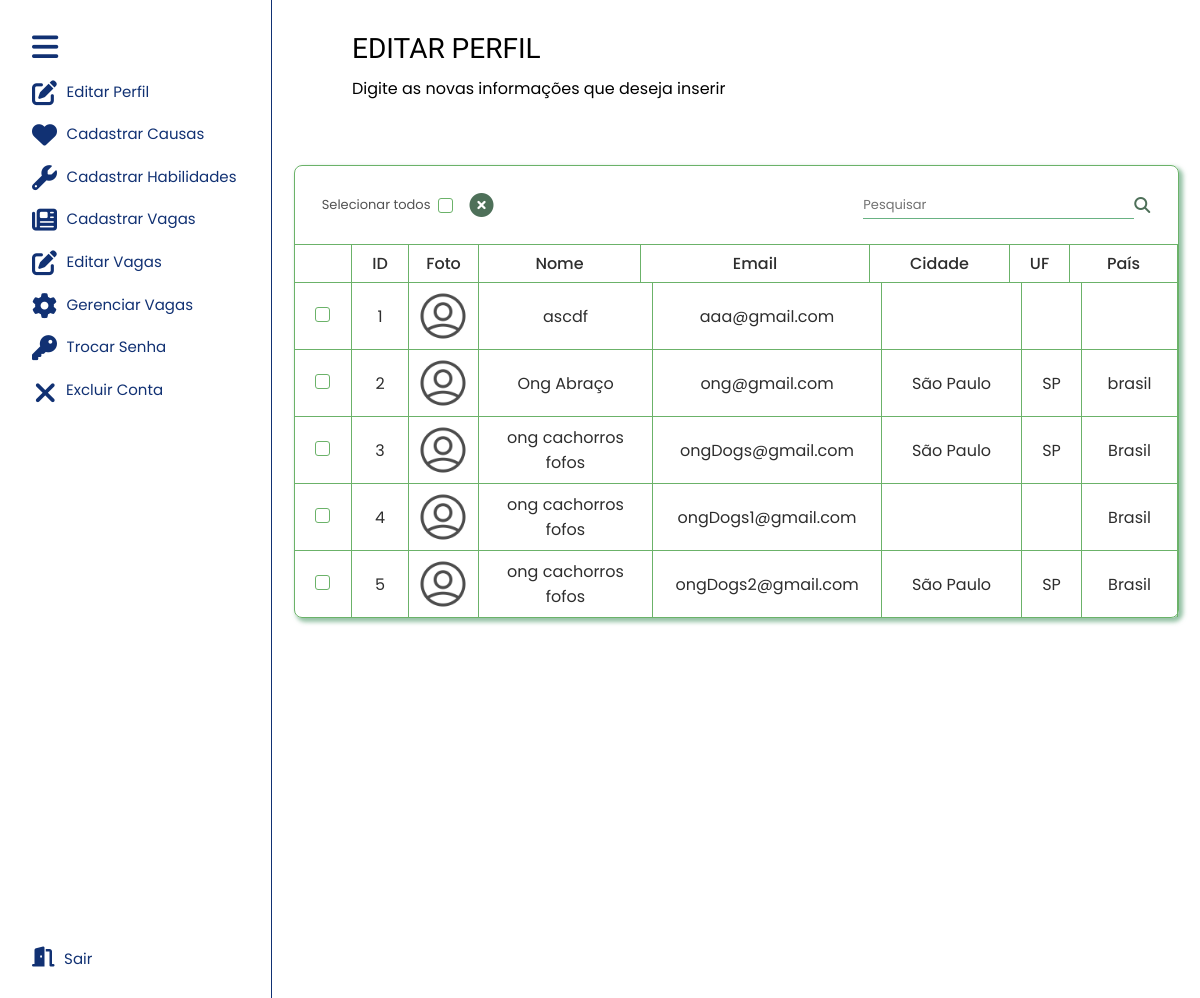
Before: /area-adm/instituicoes-cadastradas.php with the older database file.
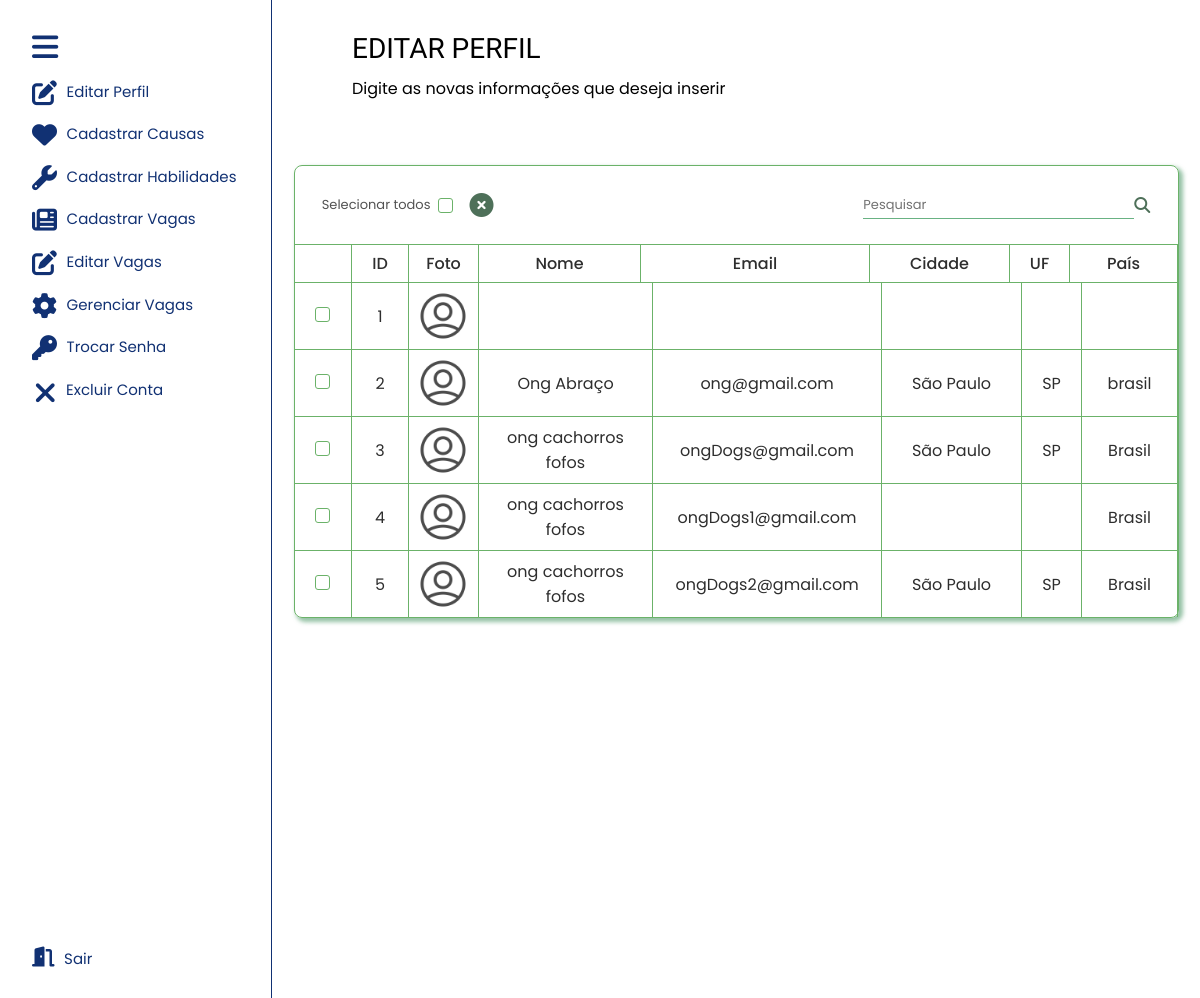
After: the same page with the newer database file.
### tables this page shows
CREATE TABLE `tbinstituicao` (
  `codInstituicao` int(11) NOT NULL,
  `nomeInstituicao` varchar(100) NOT NULL,
  `logInstituicao` varchar(50) NOT NULL,
  `numLogInstituicao` varchar(10) NOT NULL,
  `cepInstituicao` char(9) NOT NULL,
  `compInstituicao` varchar(50) NOT NULL,
  `bairroInstituicao` varchar(40) NOT NULL,
  `cidadeInstituicao` varchar(30) NOT NULL,
  `estadoInstituicao` varchar(100) NOT NULL,
  `paisInstituicao` varchar(100) NOT NULL,
  `emailInstituicao` varchar(30) NOT NULL,
  `cnpjInstituicao` char(18) NOT NULL,
  `senhaInstituicao` varchar(10) NOT NULL,
  `descInstituicao` varchar(60) NOT NULL,
  `fotoInstituicao` varchar(50) NOT NULL
);

### dao/InstituicaoDao.php (called while the page is built, shortened)
<?php
    class InstituicaoDao
    {
        public static function listar()
        {
            $conexao = Conexao::conectar();
            $querySelect = "SELECT codInstituicao, nomeInstituicao, emailInstituicao, cidadeInstituicao, estadoInstituicao, paisInstituicao, fotoInstituicao FROM tbinstituicao";
            $resultado = $conexao->query($querySelect);
            $lista = $resultado->fetchAll();
            return $lista;
        }
    }
?>

### area-adm/instituicoes-cadastradas.php (the view, shortened to what this page needs)
<!DOCTYPE html>
<html lang="pt-br">
<head>
    <link rel="stylesheet" href="https://cdnjs.cloudflare.com/ajax/libs/font-awesome/6.2.0/css/all.min.css" />
    <link rel="stylesheet" href="css/estilo-instituicoes-cadastradas.css">
</head>
<body>
    <nav class="nav-lateral">
        <div class="nav-lateral-sessao-um">
            <i class="fa-solid fa-bars" id="nav-lateral-icon-lista"></i>
            <div class="nav-lateral-box-icon">
                <a href=""> <i class="fa-solid fa-pen-to-square"></i> <span class="nav-lateral-topico"> Editar Perfil
                    </span></a>
            </div>
            <div class="nav-lateral-box-icon">
                <a href=""> <i class="fa-sharp fa-solid fa-heart"></i> <span class="nav-lateral-topico"> Cadastrar
                        Causas </span></a>
            </div>
            <div class="nav-lateral-box-icon">
                <a href=""> <i class="fa-solid fa-wrench"></i> <span class="nav-lateral-topico"> Cadastrar Habilidades
                    </span></a>
            </div>
            <div class="nav-lateral-box-icon">
                <a href=""> <i class="fa-solid fa-newspaper"></i> <span class="nav-lateral-topico"> Cadastrar Vagas
                    </span></a>
            </div>
            <div class="nav-lateral-box-icon">
                <a href=""> <i class="fa-solid fa-pen-to-square"></i> <span class="nav-lateral-topico"> Editar Vagas
                    </span></a>
            </div>
            <div class="nav-lateral-box-icon">
                <a href=""> <i class="fa-solid fa-gear"></i> <span class="nav-lateral-topico"> Gerenciar Vagas
                    </span></a>
            </div>
            <div class="nav-lateral-box-icon">
                <a href=""> <i class="fa-solid fa-key"></i> <span class="nav-lateral-topico">Trocar Senha </span></a>
            </div>
            <div class="nav-lateral-box-icon">
                <a href=""> <i class="fa-solid fa-xmark" id="nav-lateral-icon-excluir"></i> <span class="nav-lateral-topico">Excluir Conta </span></a>
            </div>
        </div>
        <div class="nav-lateral-sessao-dois">
            <div class="nav-lateral-box-icon">
                <a href=""> <i class="fa-solid fa-door-open" id="nav-lateral-icon-sair"></i> <span class="nav-lateral-topico"> Sair </span></a>
            </div>
        </div>
    </nav>
    <main class="main-conteudo">
        <div class="main-conteudo-container-titulo">
            <h1>EDITAR PERFIL</h1>
            <p>Digite as novas informações que deseja inserir</p>
        </div>
        <div class="table">
            <div class="table-responsive">
                <div class="funcoes">
                    <div class="funcoes-sessao-1">
                        <span>Selecionar todos</span>
                        <input type="checkbox" name="selecionar-todos" id="selecionar-todos">
                        <i class="fa-solid fa-circle-xmark" id="icone-x"></i>
                    </div>
                    <div class="funcoes-sessao-2">
                        <input type="text" name="" id="pesquisar" placeholder="Pesquisar">
                        <i class="fa-solid fa-magnifying-glass" id="icon-lupa"></i>
                    </div>
                </div>
                <table>
                    <thead>
                        <tr>
                            <th> </th>
                            <th> ID </th>
                            <th> Foto </th>
                            <th> Nome </th>
                            <th> Email </th>
                            <th> Cidade </th>
                            <th> UF</th>
                            <th> País </th>
                        </tr>
                    </thead>
                    <tbody>
                        <?php
                        try {
                            $listaInstituicao = InstituicaoDao::listar();
                        } catch (Exception $e) {
                            echo $e->getMessage();
                        }
                        ?>
                        <tr>
                            <?php foreach ($listaInstituicao as $instituicao) { ?>
                                <td> <input type="checkbox" name="checkbox" id="checkbox"> </td>
                                <td> <?php echo $instituicao['codInstituicao']; ?> </td>
                                <td>
                                    <div class="box-img-lista">
                                        <img src="img/user-cinza.png" alt="">
                                    </div>
                                </td>
                                <td><?php echo $instituicao['nomeInstituicao']; ?></td>
                                <td> <?php echo $instituicao['emailInstituicao']; ?> </td>
                                <td> <?php echo $instituicao['cidadeInstituicao']; ?> </td>
                                <td> <?php echo $instituicao['estadoInstituicao']; ?> </td>
                                <td> <?php echo $instituicao['paisInstituicao']; ?> </td>
                        </tr>
                    <?php
                            }
                    ?>
                    </tbody>
                </table>
            </div>
        </div>
    </main>
</body>
</html>

### area-adm/css/estilo-instituicoes-cadastradas.css (style rules this page uses)
* { border: 0; padding: 0; box-sizing: border-box; margin: 0; text-decoration-line: none; list-style: none; }
.nav-lateral { display: flex; flex-direction: column; justify-content: space-between; padding: 2rem 0rem 2rem 2rem; left: 0; width: 17rem; height: 100vh; position: fixed; overflow: hidden; background-color: #fff; border-right: 1px solid #113173; border-top: none; transition: all 0.5s ease; }
.nav-lateral-sessao-um { display: flex; flex-direction: column; gap: 1.1rem; }
.nav-lateral-box-icon { display: flex; }
.nav-lateral i { color: #113173; font-size: 25px; transition: all 0.5s ease; cursor: pointer; }
#nav-lateral-icon-lista { font-size: 30px; }
#nav-lateral-icon-excluir { font-size: 30px; margin-left: 2px; }
.nav-lateral-topico { margin-left: 0.6rem; width: 11rem; opacity: 1; transition: all 0.5s ease; }
.nav-lateral-box-icon a { display: flex; align-content: center; font-family: poppins, sans-serif; font-size: 15px; font-weight: 400; color: #113173; }
.nav-lateral-sessao-dois { display: flex; align-content: flex-end; }
#nav-lateral-icon-sair { font-size: 20px; }
.main-conteudo { transition: all 0.5s ease; background-color: #fff; margin-left: 17rem; }
.main-conteudo-container-titulo { display: flex; flex-direction: column; align-items: flex-start; padding-left: 5rem; padding-top: 2rem; gap: 0.7rem; margin-bottom: 4rem; }
.main-conteudo-container-titulo h1 { font-family: acme, sans-serif; font-weight: 400; font-size: 28px; color: #000000; }
.main-conteudo-container-titulo p { font-family: poppins, sans-serif; font-weight: 400; font-size: 16px; color: #000000; max-width: 95%; }
.table { display: flex; align-items: center; justify-content: center; }
.table-responsive { max-width: 885px; max-height: 600px; border-radius: 0.5rem; border: 1px solid #6bb269; box-shadow: 3px 3px 4px 1px #6baa81b6; }
.funcoes { display: flex; justify-content: space-between; align-items: center; gap: 10px; width: 100%; height: 78px; }
.funcoes-sessao-1 { display: flex; margin-left: 1.7rem; align-items: center; gap: 0.5rem; }
.funcoes span { color: #525252; font-family: poppins, sans-serif; font-weight: 400; font-size: 13px; }
input[type="checkbox"] { -webkit-appearance: none; -moz-appearance: none; appearance: none; width: 15px; height: 15px; border-radius: 3px; border: 1px solid #6bb269; outline: none; cursor: pointer; }
#icone-x { margin-left: 0.5rem; }
.funcoes-sessao-2 { display: flex; margin-right: 1.7rem; align-items: center; }
.funcoes i { color: #4e7059; font-size: 24px; cursor: pointer; transition: all 0.5s ease; }
#icon-lupa { font-size: 16px; }
.funcoes #pesquisar { border: none; border-bottom: 1px solid #69b283; outline: none; padding: 0.2rem 0rem 0.2rem 0rem; transition: all 0.2s ease; font-family: poppins, sans-serif; font-weight: 400; font-size: 14px; color: #2e2e2e; }
#pesquisar::placeholder { font-family: poppins, sans-serif; font-weight: 400; font-size: 13px; color: #727272; }
.table-responsive table { border-collapse: collapse; border-spacing: 0; }
thead tr { display: block; width: 100%; }
.table-responsive th { font-weight: 500 !important; }
th:nth-child(1), td:nth-child(1) { min-width: 57px; border-left: none !important; }
th:nth-child(2), td:nth-child(2) { min-width: 57px; }
th:nth-child(3) { min-width: 70px; }
td:nth-child(3) { padding-left: 9px; min-width: 70px; }
th:nth-child(4), td:nth-child(4) { min-width: 162px; padding: 0rem 1rem 0rem 1rem; }
th:nth-child(5), td:nth-child(5) { min-width: 200px; padding: 0rem 1rem 0rem 1rem; }
th:nth-child(5) { min-width: 229px; }
th:nth-child(6), td:nth-child(6) { min-width: 140px; padding: 0rem 1rem 0rem 1rem; }
th:nth-child(7), td:nth-child(7) { min-width: 60px; }
th:nth-child(8) { min-width: 108px; }
td:nth-child(8) { min-width: 96px; }
th { height: 38px; }
td:nth-child(1), td:nth-child(2), td:nth-child(3), td:nth-child(4), td:nth-child(5), td:nth-child(6), td:nth-child(7), td:nth-child(8) { border-top: none !important; }
tbody { display: block; width: 100%; height: 334px; overflow-y: scroll; }
.table-responsive th, .table-responsive td { border: 1px solid #6bb269; text-align: center; color: #2e2e2e; font-family: poppins, sans-serif; font-weight: 400; }
.box-img-lista { width: 50px; height: 50px; margin: 0.5rem 0rem 0.5rem 0rem; border-radius: 50%; }
.box-img-lista img { width: 100%; height: 100%; object-fit: cover; }

Changed rows visible on the page:
changed tbinstituicao id 1: nomeInstituicao "ascdf" → (not shown); emailInstituicao "aaa@gmail.com" → (not shown)
